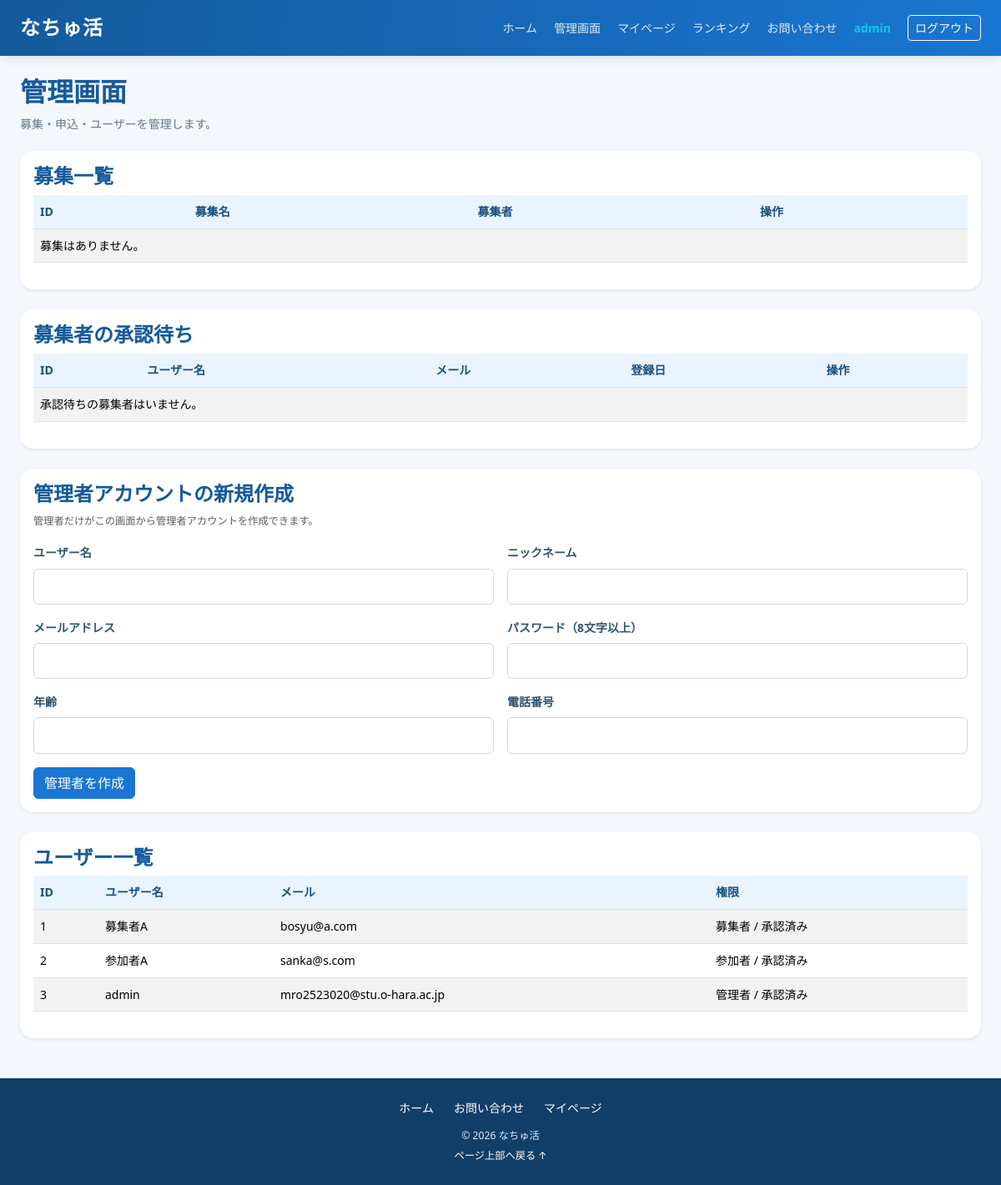
/admin (signed in), run on the app's committed database.
### apps/crud/models.py (models this page shows, shortened)
class User(db.Model, UserMixin):
    __tablename__ = "users"
    id = db.Column(db.Integer, primary_key=True)
    username = db.Column(db.String, nullable=False)
    nickname = db.Column(db.String, nullable=False)
    age = db.Column(db.Integer, nullable=False)
    email = db.Column(db.String, nullable=False)
    password_hash = db.Column(db.String, nullable=False)
    phone_number = db.Column(db.String(11), nullable=False)
    role = db.Column(db.Integer, nullable=False)
    is_approved = db.Column(db.Boolean,nullable=False,default=True,server_default="1")
    create_at = db.Column(db.DateTime, nullable=False, default=datetime.now)
    update_at = db.Column(db.DateTime, nullable=False, default=datetime.now, onupdate=datetime.now)
    title_id = db.Column(db.Integer,db.ForeignKey("titles.id"))  # FK
    tanks_point = db.Column(db.Integer, nullable=False, default=0)
    ranking_id = db.Column(db.Integer)
    group_name = db.Column(db.String, nullable=False)
    representative_name = db.Column(db.String, nullable=False)
    contact_email = db.Column(db.String, nullable=False)
    group_type = db.Column(db.String, nullable=False)
    title = db.relationship("Title", lazy="joined")
    @property
    def usertitle(self):
        return self.title.title_name if self.title else ""
    recruitments = db.relationship("Recruitment", back_populates="user", cascade="all, delete-orphan")
    likes = db.relationship("Like", back_populates="user", cascade="all, delete-orphan")
    search_histories = db.relationship("SearchHistory", back_populates="user", cascade="all, delete-orphan")
    participation_histories = db.relationship("ParticipationHistory", back_populates="user", cascade="all, delete-orphan")
    recruitment_histories = db.relationship("RecruitmentHistory", back_populates="user", cascade="all, delete-orphan")
    view_histories = db.relationship("ViewHistory", back_populates="user", cascade="all, delete-orphan")
    active_messages = db.relationship("ActiveMessage", back_populates="user", cascade="all, delete-orphan")
    @property
    def password(self):
        raise AttributeError("読み取り不可")

### apps/natyukatu/views.py (the view)
@dt.route("/admin")
@login_required
def admin():
    if getattr(current_user, "role", None) != 1:
        abort(403)
    recruitments = Recruitment.query.order_by(
        Recruitment.created_at.desc()
    ).all()
    entries = ParticipationHistory.query.order_by(
        ParticipationHistory.added_at.desc()
    ).all()
    users = User.query.order_by(
        User.id.asc()
    ).all()
    pending_users = User.query.filter(
        User.role == 2,
        User.is_approved.is_(False)
    ).order_by(
        User.id.asc()
    ).all()
    contacts = ContactHistory.query.order_by(
        ContactHistory.id.desc()
    ).all()
    return render_template(
        "natyukatu/admin.html",
        recruitments=recruitments,
        entries=entries,
        users=users,
        pending_users=pending_users,
        contacts=contacts
    )

### apps/crud/models.py (called while the page is built)
@login_manager.user_loader
def load_user(user_id):
    return User.query.get(user_id)

### apps/natyukatu/views.py (called while the page is built)
def get_user_id():
    if current_user.is_authenticated:
        return getattr(current_user, 'user_id', getattr(current_user, 'id', None))
    return None

@dt.app_context_processor
def inject_unread_notifications():
    user_id = get_user_id()
    if not user_id:
        return {"has_unread_messages": False, "unread_recruitment_ids": set()}
    unread_ids = get_unread_recruitment_ids(user_id)
    return {
        "has_unread_messages": len(unread_ids) > 0,
        "unread_recruitment_ids": unread_ids,
    }

@dt.before_request
def auto_update_statuses():
    now = datetime.now()
    updated = False
    expired_recruitments = Recruitment.query.filter(
        Recruitment.application_end_at <= now,
        Recruitment.status == 1,
    ).all()
    for rec in expired_recruitments:
        rec.status = 2
        updated = True
    expired_histories = (
        ParticipationHistory.query.join(Recruitment)
        .filter(
            Recruitment.end_at <= now,
            ParticipationHistory.status_id == 4,
        )
        .all()
    )
    for hist in expired_histories:
        hist.status_id = 6
        updated = True
    if updated:
        try:
            db.session.commit()
        except SQLAlchemyError:
            db.session.rollback()

### apps/natyukatu/templates/natyukatu/admin.html (shortened to what this page needs)
{% extends "natyukatu/base.html" %}
{% block content %}
<section class="page-heading">
    <h1>管理画面</h1>
    <p>募集・申込・ユーザーを管理します。</p>
</section>
<section class="card border-0 shadow-sm mb-4">
    <div class="card-body">
        <h2 class="h4 section-title">募集一覧</h2>
        <div class="table-responsive">
            <table class="table table-striped">
                <thead>
                    <tr>
                        <th>ID</th>
                        <th>募集名</th>
                        <th>募集者</th>
                        <th>操作</th>
                    </tr>
                </thead>
                <tbody>
                    {% for item in recruitments %}
                    <tr>
                        <td>{{ item.id }}</td>
                        <td>{{ item.title }}</td>
                        <td>{{ item.user.username if item.user else '不明' }}</td>
                        <td>
                            <form method="post" action="{{ url_for('natyukatu.admin_delete_recruitment', active_id=item.id) }}" onsubmit="return confirm('この募集を削除しますか？')">
                                <input type="hidden" name="csrf_token" value="{{ csrf_token() }}">
                                <button class="btn btn-sm btn-outline-danger">削除</button>
                            </form>
                        </td>
                    </tr>
                    {% else %}
                    <tr>
                        <td colspan="4">募集はありません。</td>
                    </tr>
                    {% endfor %}
                </tbody>
            </table>
        </div>
    </div>
</section>
<section class="card border-0 shadow-sm mb-4">
    <div class="card-body">
        <h2 class="h4 section-title">募集者の承認待ち</h2>
        <div class="table-responsive">
            <table class="table table-striped align-middle">
                <thead><tr><th>ID</th><th>ユーザー名</th><th>メール</th><th>登録日</th><th>操作</th></tr></thead>
                <tbody>
                {% for user in pending_users %}
                    <tr>
                        <td>{{ user.id }}</td>
                        <td>{{ user.username }}</td>
                        <td>{{ user.email }}</td>
                        <td>{{ user.create_at.strftime('%Y-%m-%d %H:%M') if user.create_at else '' }}</td>
                        <td>
                            <form method="post" action="{{ url_for('natyukatu.admin_approve_user', user_id=user.id) }}" onsubmit="return confirm('この募集者を承認しますか？')">
                                <input type="hidden" name="csrf_token" value="{{ csrf_token() }}">
                                <button type="submit" class="btn btn-sm btn-success">承認する</button>
                            </form>
                        </td>
                    </tr>
                {% else %}
                    <tr><td colspan="5">承認待ちの募集者はいません。</td></tr>
                {% endfor %}
                </tbody>
            </table>
        </div>
    </div>
</section>
<section class="card border-0 shadow-sm mb-4">
    <div class="card-body">
        <h2 class="h4 section-title">管理者アカウントの新規作成</h2>
        <p class="text-muted small">管理者だけがこの画面から管理者アカウントを作成できます。</p>
        <form method="post" action="{{ url_for('natyukatu.admin_create_admin') }}">
            <div class="row g-3">
                <div class="col-md-6"><label class="form-label">ユーザー名</label><input class="form-control" name="username" maxlength="30" required></div>
                <div class="col-md-6"><label class="form-label">ニックネーム</label><input class="form-control" name="nickname" maxlength="30" required></div>
                <div class="col-md-6"><label class="form-label">メールアドレス</label><input class="form-control" type="email" name="email" required></div>
                <div class="col-md-6"><label class="form-label">パスワード（8文字以上）</label><input class="form-control" type="password" name="password" minlength="8" required></div>
                <div class="col-md-6"><label class="form-label">年齢</label><input class="form-control" type="number" name="age" min="0" max="120" required></div>
                <div class="col-md-6"><label class="form-label">電話番号</label><input class="form-control" name="phone_number" maxlength="11" required></div>
            </div>
            <button type="submit" class="btn btn-primary mt-3">管理者を作成</button>
        </form>
    </div>
</section>
<section class="card border-0 shadow-sm mb-4">
    <div class="card-body">
        <h2 class="h4 section-title">ユーザー一覧</h2>
        <div class="table-responsive">
            <table class="table table-striped">
                <thead>
                    <tr><th>ID</th><th>ユーザー名</th><th>メール</th><th>権限</th></tr>
                </thead>
                <tbody>
                    {% for user in users %}
                    <tr>
                        <td>{{ user.id }}</td>
                        <td>{{ user.username }}</td>
                        <td>{{ user.email }}</td>
                        <td>{{ {1: "管理者", 2: "募集者", 3: "参加者"}.get(user.role, "不明") }} / {{ "承認済み" if user.is_approved else "承認待ち" }}</td>
                    </tr>
                    {% else %}
                    <tr>
                        <td colspan="4">ユーザーはいません。</td>
                    </tr>
                    {% endfor %}
                </tbody>
            </table>
        </div>
    </div>
</section>
{% endblock %}

### apps/natyukatu/templates/natyukatu/base.html (shortened to what this page needs)
<!DOCTYPE html>
<html lang="ja">
<head>
  <link href="https://cdn.jsdelivr.net/npm/bootstrap@5.3.8/dist/css/bootstrap.min.css" rel="stylesheet">
  <link rel="stylesheet" href="{{ url_for('static', filename='css/natyukatu_base.css') }}">
</head>
<body class="d-flex flex-column min-vh-100">
<nav class="navbar navbar-expand-xl navbar-dark site-navbar sticky-top">
  <div class="container-fluid container-xxl px-3 px-lg-4">
    <a class="navbar-brand fw-bold fs-4" href="{{ url_for('natyukatu.top') }}">なちゅ活</a>
    <div class="collapse navbar-collapse" id="siteMenu">
      <ul class="navbar-nav ms-auto align-items-xl-center gap-xl-1 py-2 py-xl-0">
        <li class="nav-item"><a class="nav-link" href="{{ url_for('natyukatu.top') }}">ホーム</a></li>
        {% if current_user.is_authenticated %}
          {% if current_user.role == 3 %}
            <li class="nav-item"><a class="nav-link" href="{{ url_for('natyukatu.participation_history') }}">参加履歴
              {% if has_unread_messages %}
                <span class="badge rounded-pill text-bg-danger">新着</span>
              {% endif %}
            </a></li>
          {% elif current_user.role == 1 %}
            <li class="nav-item"><a class="nav-link" href="{{ url_for('natyukatu.admin') }}">管理画面</a></li>
          {% endif %}
          <li class="nav-item"><a class="nav-link" href="{{ url_for('natyukatu.userDetail') }}">マイページ</a></li>
        {% else %}
          <li class="nav-item"><a class="nav-link" href="{{ url_for('auth.signup') }}">新規登録</a></li>
          <li class="nav-item"><a class="nav-link" href="{{ url_for('auth.login') }}">ログイン</a></li>
        {% endif %}
        <li class="nav-item"><a class="nav-link" href="{{ url_for('natyukatu.ranking') }}">ランキング</a></li>
        <li class="nav-item"><a class="nav-link" href="{{ url_for('natyukatu.contact') }}">お問い合わせ</a></li>
        {% if current_user.is_authenticated %}
          <li class="nav-item"><span class="nav-link text-info fw-semibold">{{ current_user.username }}</span></li>
          <li class="nav-item"><a class="btn btn-outline-light btn-sm ms-xl-2 mt-2 mt-xl-0" href="{{ url_for('auth.logout') }}">ログアウト</a></li>
        {% endif %}
      </ul>
    </div>
  </div>
</nav>
<main class="container-fluid container-xxl flex-grow-1 py-4 px-3 px-md-4">
  {% block content %}{% endblock %}
</main>
<footer class="site-footer mt-auto py-4">
  <div class="container text-center">
    <div class="d-flex flex-wrap justify-content-center gap-3 mb-2">
      <a href="{{ url_for('natyukatu.top') }}">ホーム</a>
      <a href="{{ url_for('natyukatu.contact') }}">お問い合わせ</a>
      {% if current_user.is_authenticated %}<a href="{{ url_for('natyukatu.userDetail') }}">マイページ</a>{% endif %}
    </div>
    <small>© 2026 なちゅ活</small>
    <div><a class="small" href="#">ページ上部へ戻る ↑</a></div>
  </div>
</footer>
</body>
</html>

### apps/static/css/natyukatu_base.css (style rules this page uses)
:root { --brand:#1976d2;--brand-dark:#155a9c;--brand-soft:#eaf4ff;--ink:#243447;--muted:#64748b }
* { box-sizing:border-box }
body { background:#f4f8fc;color:var(--ink);font-size:clamp(14px,1.1vw,16px);line-height:1.7 }
a { overflow-wrap:anywhere }
.site-navbar { background:linear-gradient(100deg,#155a9c,#1976d2);box-shadow:0 2px 12px #164b7a22 }
.navbar-brand { letter-spacing:.04em }
.navbar .nav-link { color:#ffffffde }
main { width:100%;max-width:1440px }
.site-footer { background:#123f68;color:#dbeafe }
.site-footer a { color:#fff;text-decoration:none;margin:0 .25rem }
.section-title,.page-heading h1,.page-title { color:var(--brand-dark);font-weight:700 }
.page-heading,.title-row { margin-bottom:1.25rem }
.page-heading p { color:var(--muted) }
.card,.form-panel,.form-card,.profile-card,.history-card,.detail-card,.confirm-card,.complete-card,.complete-panel,.content-section,.withdrawal-card { border-radius:1rem }
.card { overflow:hidden }
.form-label,.field-label { font-weight:600;color:#31536f;margin-bottom:.4rem }
.form-input,.form-control,.form-select,.control { border-color:#cbd9e6;min-height:2.7rem }
.btn-primary,.primary-button,.submit-button { background:var(--brand);border-color:var(--brand) }
table { min-width:560px }
th { white-space:nowrap;background:#eaf4ff!important;color:#174f83!important }
td { vertical-align:middle }
.page-heading h1 { font-size:clamp(1.45rem,3vw,2rem) }
ul { padding-left:1.25rem }

### data on the page
User: username "admin", id "3", email "mro2523020@stu.o-hara.ac.jp", role "管理者", is_approved "承認済み"
User: id "1", username "募集者A", email "bosyu@a.com", role "募集者", is_approved "承認済み"
User: id "2", username "参加者A", email "sanka@s.com", role "参加者", is_approved "承認済み"
